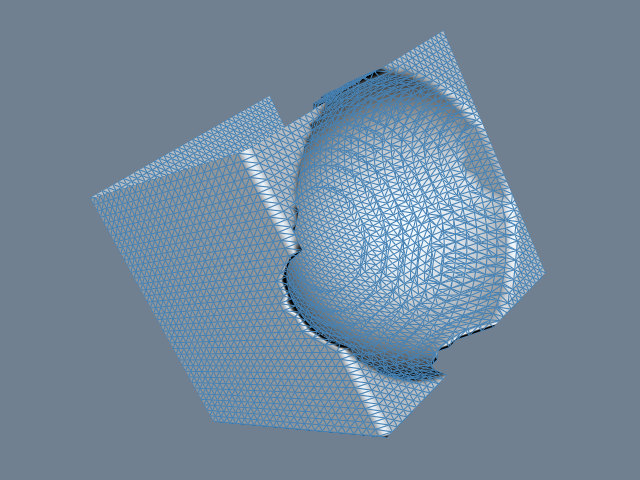

Python code for this plot:
#!/usr/bin/env python

# Demonstrate boolean operations on implicit functions by subtracting
# a sphere from a box using vtkImplicitBoolean.

# Factory overrides: importing these modules registers the OpenGL rendering
# and interaction style implementations for vtkRenderingCore factory classes.
import vtkmodules.vtkInteractionStyle  # noqa: F401
import vtkmodules.vtkRenderingOpenGL2  # noqa: F401
# VTK pipeline classes used in this example
from vtkmodules.vtkCommonDataModel import (
    vtkBox,
    vtkImplicitBoolean,
    vtkSphere,
)
from vtkmodules.vtkFiltersCore import vtkContourFilter
from vtkmodules.vtkImagingHybrid import vtkSampleFunction
from vtkmodules.vtkRenderingCore import (
    vtkActor,
    vtkPolyDataMapper,
    vtkRenderWindow,
    vtkRenderWindowInteractor,
    vtkRenderer,
)

# Colors (normalized RGB)
slate_gray_background_rgb = (0.439, 0.502, 0.565)
alice_blue_rgb = (0.941, 0.973, 1.000)
steel_blue_rgb = (0.275, 0.510, 0.706)

# Implicit function 1: a sphere offset to the right
sphere = vtkSphere()
sphere.SetRadius(1.0)
sphere.SetCenter(1.0, 0.0, 0.0)

# Implicit function 2: an axis-aligned box
box = vtkBox()
box.SetBounds(-1.0, 1.0, -1.0, 1.0, -1.0, 1.0)

# Boolean: subtract the sphere from the box (difference)
boolean = vtkImplicitBoolean()
boolean.SetOperationTypeToDifference()
boolean.AddFunction(box)
boolean.AddFunction(sphere)

# SampleFunction: evaluate the boolean on a 40x40x40 grid
sample = vtkSampleFunction()
sample.SetImplicitFunction(boolean)
sample.SetModelBounds(-1.0, 2.0, -1.0, 1.0, -1.0, 1.0)
sample.SetSampleDimensions(40, 40, 40)
sample.ComputeNormalsOff()

# Contour: extract the zero isosurface (the boolean surface)
contour = vtkContourFilter()
contour.SetInputConnection(sample.GetOutputPort())
contour.SetValue(0, 0.0)

# Mapper: map the contour surface to graphics primitives
mapper = vtkPolyDataMapper()
mapper.SetInputConnection(contour.GetOutputPort())
mapper.ScalarVisibilityOff()

# Actor: assign the mapped geometry with visible edges
actor = vtkActor()
actor.SetMapper(mapper)
actor.GetProperty().SetColor(alice_blue_rgb)
actor.GetProperty().EdgeVisibilityOn()
actor.GetProperty().SetEdgeColor(steel_blue_rgb)

# Renderer: assemble the scene and configure the camera
renderer = vtkRenderer()
renderer.AddActor(actor)
renderer.SetBackground(slate_gray_background_rgb)

# Window: display the rendered scene
render_window = vtkRenderWindow()
render_window.AddRenderer(renderer)
render_window.SetWindowName("boolean operation")
render_window.SetMultiSamples(0)
render_window.SetSize(640, 480)

# Interactor: handle mouse and keyboard events
render_window_interactor = vtkRenderWindowInteractor()
render_window_interactor.SetRenderWindow(render_window)

# Scene: configure the camera
renderer.ResetCamera()
renderer.GetActiveCamera().SetPosition(5.0, -4.0, 1.6)
renderer.GetActiveCamera().SetViewUp(0.1, 0.5, 0.9)
renderer.GetActiveCamera().SetDistance(6.7)
renderer.ResetCameraClippingRange()

render_window_interactor.Initialize()
render_window_interactor.Start()
